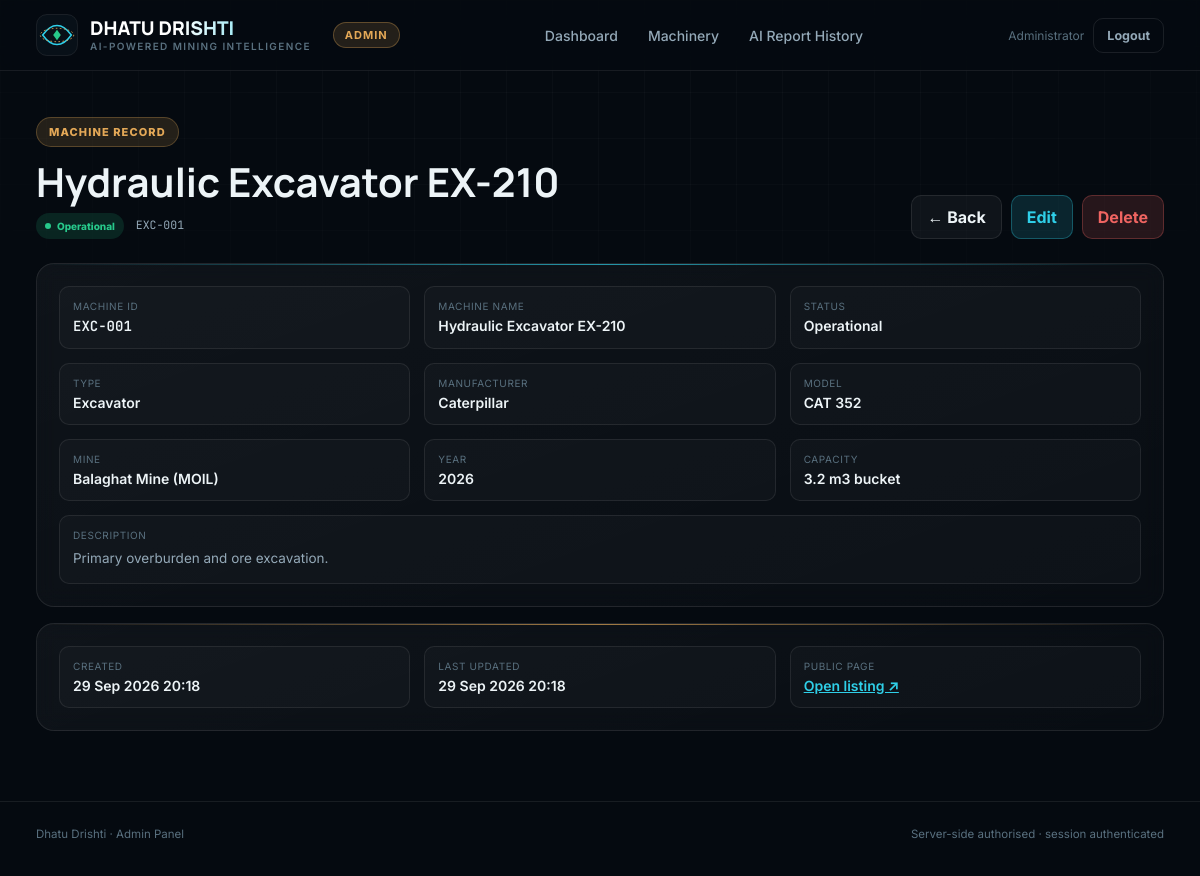
Screenshot of /admin/machinery/1 (signed in) with the database file from the repository.
### models.py (models this page shows, shortened)
class User(db.Model):
    __tablename__ = "users"
    id = db.Column(db.Integer, primary_key=True)
    email = db.Column(db.String(255), unique=True, nullable=False, index=True)
    name = db.Column(db.String(200), nullable=True)
    password_hash = db.Column(db.String(255), nullable=False)
    is_admin = db.Column(db.Boolean, nullable=False, default=False, server_default=db.false())
    created_at = db.Column(db.DateTime, default=datetime.utcnow, nullable=False)
    @property
    def display_name(self) -> str:
        return self.name or self.email

class Machinery(db.Model):
    __tablename__ = "machinery"
    id = db.Column(db.Integer, primary_key=True)
    machine_id = db.Column(db.String(100), unique=True, nullable=False, index=True)
    name = db.Column(db.String(200), nullable=False)
    machine_type = db.Column(db.String(100), nullable=True)
    manufacturer = db.Column(db.String(200), nullable=True)
    model = db.Column(db.String(200), nullable=True)
    mine_name = db.Column(db.String(200), nullable=True, index=True)
    status = db.Column(db.String(50), nullable=False, default="Operational",
                       server_default="Operational", index=True)
    year = db.Column(db.Integer, nullable=True)
    capacity = db.Column(db.String(100), nullable=True)
    description = db.Column(db.Text, nullable=True)
    created_at = db.Column(db.DateTime, default=datetime.utcnow, nullable=False)
    updated_at = db.Column(db.DateTime, default=datetime.utcnow,
                           onupdate=datetime.utcnow, nullable=False)
    @property
    def status_tone(self) -> str:
        return {
            "Operational": "ok",
            "Maintenance": "warn",
            "Inactive": "danger",
            "Retired": "muted",
        }.get(self.status, "muted")
    @property
    def public_url(self) -> str:
        return f"/machinery/{self.machine_id}"

### admin.py (the view)
@admin_bp.route("/admin/machinery/<int:machine_pk>")
@admin_required
def machine_detail(machine_pk: int):
    return render_template("admin/machine_detail.html",
                           machine=_machine_or_404(machine_pk),
                           user=current_user())

### admin.py (called while the page is built)
def _machine_or_404(machine_pk: int) -> Machinery:
    machine = db.session.get(Machinery, machine_pk)
    if machine is None:
        abort(404)
    return machine

### security.py (called while the page is built)
def current_user() -> User | None:
    user_id = session.get("uid")
    if not isinstance(user_id, int):
        return None
    return db.session.get(User, user_id)

def generate_csrf() -> str:
    token = session.get(_CSRF_KEY)
    if not token:
        token = secrets.token_urlsafe(32)
        session[_CSRF_KEY] = token
    return token

def csrf_token() -> str:
    return generate_csrf()

def admin_required(view: Callable) -> Callable:
    @functools.wraps(view)
    def wrapped(*args, **kwargs):
        user = current_user()
        if user is None:
            next_url = request.full_path.rstrip("?") if request.query_string else request.path
            return redirect(url_for("admin.login", next=next_url))
        if not user.is_admin:
            abort(403)
        return view(*args, **kwargs)
    return wrapped

### templates/admin/machine_detail.html (shortened to what this page needs)
{% extends "admin/base.html" %}
{% block page %}
<div class="page-head">
 <div>
  <div class="eyebrow">MACHINE RECORD</div>
  <h1>{{ machine.name }}</h1>
  <p><span class="badge {{ machine.status_tone }}"><span class="dot"></span>{{ machine.status }}</span>
   &nbsp; <span class="mono">{{ machine.machine_id }}</span></p>
 </div>
 <div class="head-actions">
  <a class="btn" href="{{ url_for('admin.dashboard', _anchor='machinery') }}">← Back</a>
  <a class="btn btn-cyan" href="{{ url_for('admin.machine_edit', machine_pk=machine.id) }}">Edit</a>
  <button class="btn btn-danger" type="button"
          data-action="{{ url_for('admin.machine_delete', machine_pk=machine.id) }}"
          data-confirm="Are you sure you want to delete this machine?"
          data-label="Delete">Delete</button>
 </div>
</div>
<div class="card" style="--card-accent:var(--cyan)">
 <div class="kv">
  <div class="meta"><span>Machine ID</span><b class="mono">{{ machine.machine_id }}</b></div>
  <div class="meta"><span>Machine Name</span><b>{{ machine.name }}</b></div>
  <div class="meta"><span>Status</span><b>{{ machine.status }}</b></div>
  <div class="meta"><span>Type</span><b>{{ machine.machine_type or 'Not available' }}</b></div>
  <div class="meta"><span>Manufacturer</span><b>{{ machine.manufacturer or 'Not available' }}</b></div>
  <div class="meta"><span>Model</span><b>{{ machine.model or 'Not available' }}</b></div>
  <div class="meta"><span>Mine</span><b>{{ machine.mine_name or 'Not available' }}</b></div>
  <div class="meta"><span>Year</span><b>{{ machine.year if machine.year is not none else 'Not available' }}</b></div>
  <div class="meta"><span>Capacity</span><b>{{ machine.capacity or 'Not available' }}</b></div>
  <div class="meta wide"><span>Description</span><p>{{ machine.description or 'No description recorded.' }}</p></div>
 </div>
</div>
<div class="card" style="--card-accent:var(--ore);margin-top:16px">
 <div class="kv">
  <div class="meta"><span>Created</span><b>{{ machine.created_at.strftime('%d %b %Y %H:%M') if machine.created_at else '—' }}</b></div>
  <div class="meta"><span>Last updated</span><b>{{ machine.updated_at.strftime('%d %b %Y %H:%M') if machine.updated_at else '—' }}</b></div>
  <div class="meta"><span>Public page</span><b><a href="{{ machine.public_url }}" style="color:var(--cyan)">Open listing ↗</a></b></div>
 </div>
</div>
{% endblock %}

### templates/admin/base.html (shortened to what this page needs)
<!DOCTYPE html>
<html lang="en">
<head>
</head>
<body>
<div class="grid-field"></div>
<header>
 <div class="brand">
  <div class="brand-text"><span class="name">DHATU DRISHTI</span><span class="sub">AI-POWERED MINING INTELLIGENCE</span></div>
  <span class="moil-tag">ADMIN</span>
 </div>
 <nav class="admin-nav">
  <a href="{{ url_for('admin.dashboard') }}">Dashboard</a>
  <a href="{{ url_for('admin.dashboard', _anchor='machinery') }}">Machinery</a>
  <a href="{{ url_for('admin.dashboard', _anchor='reports') }}">AI Report History</a>
 </nav>
 <div class="header-actions">
  <span class="whoami">{{ user.display_name if user else 'Signed out' }}</span>
  <form method="post" action="{{ url_for('admin.logout') }}" class="inline-form">
   <button class="btn btn-ghost" type="submit">Logout</button>
  </form>
 </div>
</header>
<main>
 {% block page %}{% endblock %}
</main>
<footer>
 <span>Dhatu Drishti · Admin Panel</span>
 <span>Server-side authorised · session authenticated</span>
</footer>
</body>
</html>

### rows the page displays
User: name "Administrator"
Machinery: name "Hydraulic Excavator EX-210", status "Operational", machine_id "EXC-001", machine_type "Excavator", manufacturer "Caterpillar", model "CAT 352", mine_name "Balaghat Mine (MOIL)", year "2026", capacity "3.2 m3 bucket", description "Primary overburden and ore excavation.", created_at "29 Sep 2026 20:18", updated_at "29 Sep 2026 20:18"
